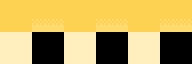

This is a level from a 2D game, rendered from its Tiled map with the project's own tilesets. A one-line summary and the map file follow, with tile-layer data summarised:
An orthogonal 3x1 tile map with 64x64 px tiles, 1 tile layer (Tile Layer 1), 3 tilesets.

<map version="1.0" orientation="orthogonal" renderorder="right-down" width="3" height="1" tilewidth="64" tileheight="64" nextobjectid="1">
 <tileset firstgid="1" name="ground" tilewidth="64" tileheight="64" tilecount="2" columns="1">
  <image source="ground.png" trans="ff00ff" width="64" height="128" />
 </tileset>
 <tileset firstgid="3" name="glacier" tilewidth="64" tileheight="64" tilecount="36" columns="6">
  <image source="glacier.png" trans="ff00ff" width="384" height="384" />
 </tileset>
 <tileset firstgid="39" name="bamboo" tilewidth="64" tileheight="64" tilecount="36" columns="6">
  <image source="bamboo.png" trans="ff00ff" width="384" height="384" />
 </tileset>
 <layer name="Tile Layer 1" width="3" height="1">
  <data>[3 cells, 3 non-empty, 1 distinct tile ids]</data>
 </layer>
</map>